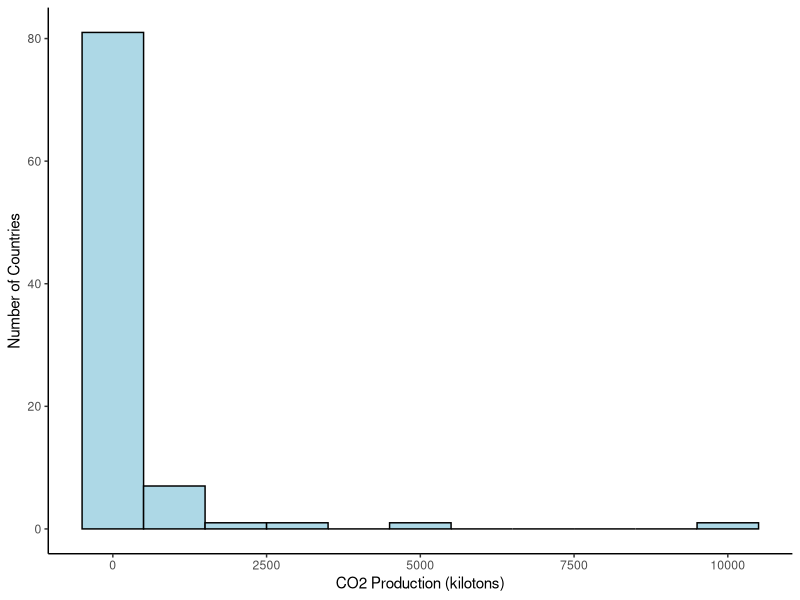
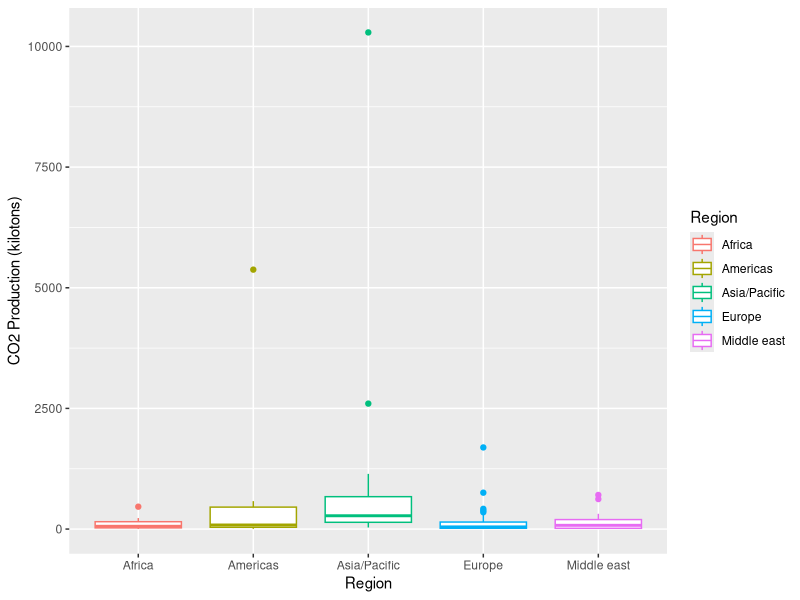
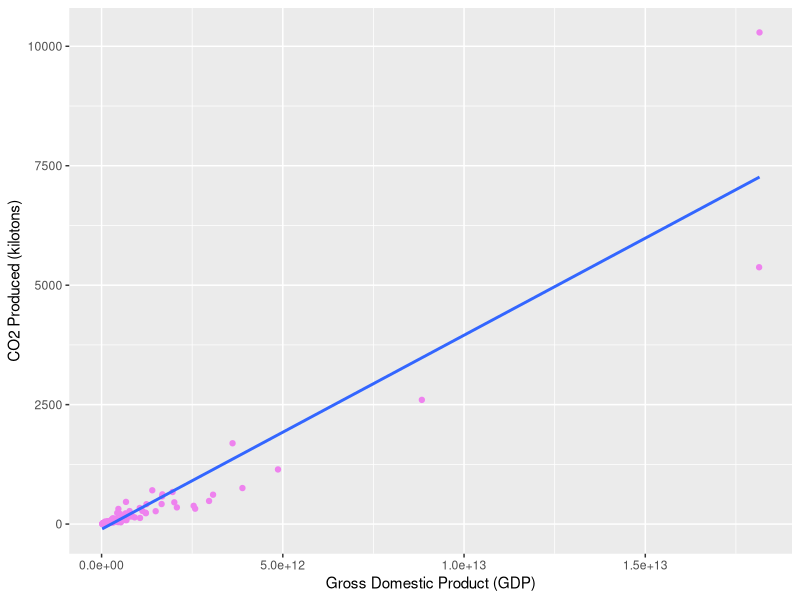
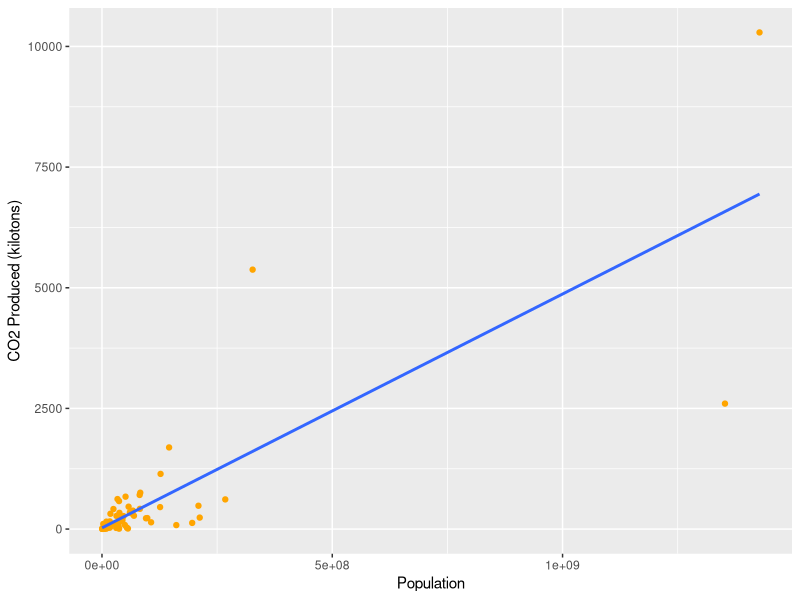

These figures' R source, in order:
## ---- chunk 1
knitr::opts_chunk$set(fig.height=3, fig.width=5, warning=FALSE, tidy=TRUE, tidy.opts=list(width.cutoff=60))
## ---- chunk 2
emissions <- read.csv('Project1_emissions.csv')
library(ggplot2)
library(tidyverse)
## ---- chunk 3
df <- ggplot(emissions)
df + geom_histogram(aes(x = CO2_Produced), col = 'black', fill = 'lightblue', binwidth = 1000) +
labs(x='CO2 Production (kilotons)', y ='Number of Countries') + theme_classic()

summary(emissions$CO2_Produced)
## ---- chunk 4
emissions[emissions$CO2_Produced == '10289.989',]
emissions[emissions$CO2_Produced == '5375.491',]
## ---- chunk 5
df + geom_boxplot(aes(x = Region, y = CO2_Produced, color = Region)) +  labs(x = 'Region', y = 'CO2 Production (kilotons)')
## ---- chunk 6
aggregate(CO2_Produced~Region, data = emissions, median)
## ---- chunk 7
df + geom_point(aes(x = GDP, y = CO2_Produced), col = 'violet') + labs( x = 'Gross Domestic Product (GDP)', y = 'CO2 Produced (kilotons)') + geom_smooth(aes(x = GDP, y = CO2_Produced), method = 'lm', se = FALSE)
## ---- chunk 8
round(cor(emissions$CO2_Produced, emissions$GDP),3)
## ---- chunk 9
df + geom_point(aes(x = Population, y = CO2_Produced), col = 'orange') + labs( x = 'Population', y = 'CO2 Produced (kilotons)') + geom_smooth(aes(x = Population, y = CO2_Produced), method = 'lm', se = FALSE)
## ---- chunk 10
round(cor(emissions$CO2_Produced, emissions$Population),3)
